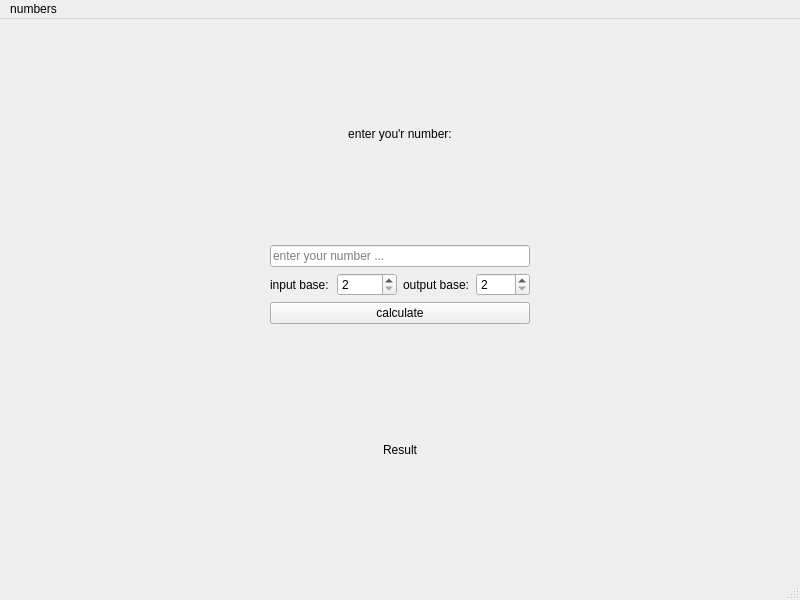
<?xml version="1.0" encoding="UTF-8"?>
<ui version="4.0">
 <class>MainWindow</class>
 <widget class="QMainWindow" name="MainWindow">
  <property name="geometry">
   <rect>
    <x>0</x>
    <y>0</y>
    <width>800</width>
    <height>600</height>
   </rect>
  </property>
  <property name="windowTitle">
   <string>MainWindow</string>
  </property>
  <widget class="QWidget" name="centralwidget">
   <layout class="QHBoxLayout" name="horizontalLayout_4">
    <item>
     <spacer name="horizontalSpacer">
      <property name="orientation">
       <enum>Qt::Orientation::Horizontal</enum>
      </property>
      <property name="sizeHint" stdset="0">
       <size>
        <width>40</width>
        <height>20</height>
       </size>
      </property>
     </spacer>
    </item>
    <item>
     <layout class="QVBoxLayout" name="verticalLayout_2">
      <item>
       <layout class="QVBoxLayout" name="verticalLayout">
        <item>
         <widget class="QLabel" name="label">
          <property name="text">
           <string>enter you'r number:</string>
          </property>
          <property name="alignment">
           <set>Qt::AlignmentFlag::AlignCenter</set>
          </property>
         </widget>
        </item>
        <item>
         <widget class="QLineEdit" name="user_input">
          <property name="placeholderText">
           <string>enter your number ...</string>
          </property>
         </widget>
        </item>
       </layout>
      </item>
      <item>
       <layout class="QHBoxLayout" name="horizontalLayout_3">
        <item>
         <layout class="QHBoxLayout" name="horizontalLayout_2">
          <item>
           <widget class="QLabel" name="l1">
            <property name="text">
             <string>input base:</string>
            </property>
           </widget>
          </item>
          <item>
           <widget class="QSpinBox" name="input_base">
            <property name="minimum">
             <number>2</number>
            </property>
            <property name="maximum">
             <number>16</number>
            </property>
           </widget>
          </item>
         </layout>
        </item>
        <item>
         <layout class="QHBoxLayout" name="horizontalLayout">
          <item>
           <widget class="QLabel" name="l2">
            <property name="text">
             <string>output base:</string>
            </property>
           </widget>
          </item>
          <item>
           <widget class="QSpinBox" name="output_base">
            <property name="minimum">
             <number>2</number>
            </property>
            <property name="maximum">
             <number>16</number>
            </property>
           </widget>
          </item>
         </layout>
        </item>
       </layout>
      </item>
      <item>
       <widget class="QPushButton" name="calc_btn">
        <property name="text">
         <string>calculate</string>
        </property>
       </widget>
      </item>
      <item>
       <widget class="QLabel" name="result">
        <property name="text">
         <string>Result</string>
        </property>
        <property name="alignment">
         <set>Qt::AlignmentFlag::AlignCenter</set>
        </property>
       </widget>
      </item>
     </layout>
    </item>
    <item>
     <spacer name="horizontalSpacer_2">
      <property name="orientation">
       <enum>Qt::Orientation::Horizontal</enum>
      </property>
      <property name="sizeHint" stdset="0">
       <size>
        <width>40</width>
        <height>20</height>
       </size>
      </property>
     </spacer>
    </item>
   </layout>
  </widget>
  <widget class="QMenuBar" name="menubar">
   <property name="geometry">
    <rect>
     <x>0</x>
     <y>0</y>
     <width>800</width>
     <height>24</height>
    </rect>
   </property>
   <widget class="QMenu" name="menunumbers">
    <property name="title">
     <string>numbers</string>
    </property>
   </widget>
   <addaction name="menunumbers"/>
  </widget>
  <widget class="QStatusBar" name="statusbar"/>
 </widget>
 <resources/>
 <connections/>
</ui>
